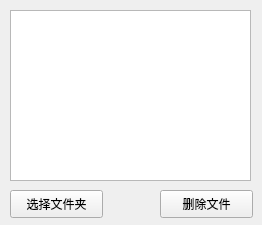
<?xml version="1.0" encoding="UTF-8"?>
<ui version="4.0">
 <class>Form</class>
 <widget class="QWidget" name="Form">
  <property name="geometry">
   <rect>
    <x>0</x>
    <y>0</y>
    <width>262</width>
    <height>225</height>
   </rect>
  </property>
  <property name="windowTitle">
   <string/>
  </property>
  <widget class="QPushButton" name="button">
   <property name="geometry">
    <rect>
     <x>10</x>
     <y>190</y>
     <width>93</width>
     <height>28</height>
    </rect>
   </property>
   <property name="text">
    <string>选择文件夹</string>
   </property>
  </widget>
  <widget class="QListWidget" name="lst">
   <property name="geometry">
    <rect>
     <x>10</x>
     <y>10</y>
     <width>241</width>
     <height>171</height>
    </rect>
   </property>
  </widget>
  <widget class="QPushButton" name="delButton">
   <property name="geometry">
    <rect>
     <x>160</x>
     <y>190</y>
     <width>93</width>
     <height>28</height>
    </rect>
   </property>
   <property name="text">
    <string>删除文件</string>
   </property>
  </widget>
 </widget>
 <resources/>
 <connections/>
</ui>
